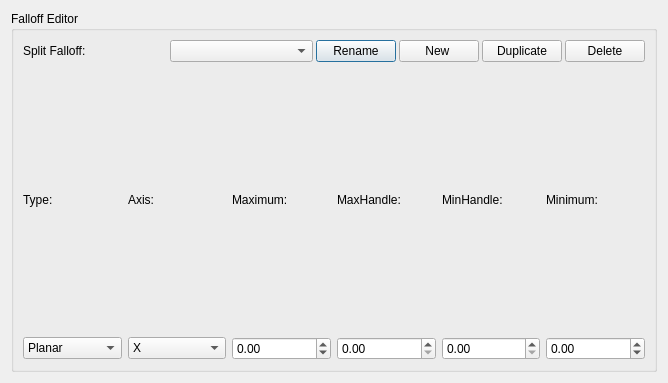
<?xml version="1.0" encoding="UTF-8"?>
<ui version="4.0">
 <class>Dialog</class>
 <widget class="QDialog" name="Dialog">
  <property name="geometry">
   <rect>
    <x>0</x>
    <y>0</y>
    <width>668</width>
    <height>383</height>
   </rect>
  </property>
  <property name="windowTitle">
   <string>Dialog</string>
  </property>
  <layout class="QVBoxLayout" name="verticalLayout">
   <item>
    <widget class="QGroupBox" name="uiFalloffSettingsGRP">
     <property name="enabled">
      <bool>true</bool>
     </property>
     <property name="title">
      <string>Falloff Editor</string>
     </property>
     <layout class="QVBoxLayout" name="verticalLayout_2">
      <item>
       <layout class="QHBoxLayout" name="horizontalLayout_13">
        <property name="spacing">
         <number>3</number>
        </property>
        <item>
         <widget class="QLabel" name="uiShapeFalloffLBL">
          <property name="text">
           <string>Split Falloff:</string>
          </property>
         </widget>
        </item>
        <item>
         <widget class="QComboBox" name="uiShapeFalloffCBOX">
          <property name="editable">
           <bool>false</bool>
          </property>
          <property name="currentIndex">
           <number>-1</number>
          </property>
         </widget>
        </item>
        <item>
         <widget class="QPushButton" name="uiShapeFalloffRenameBTN">
          <property name="sizePolicy">
           <sizepolicy hsizetype="Maximum" vsizetype="Fixed">
            <horstretch>0</horstretch>
            <verstretch>0</verstretch>
           </sizepolicy>
          </property>
          <property name="text">
           <string>Rename</string>
          </property>
          <property name="bgColor" stdset="0">
           <string>lightRed</string>
          </property>
         </widget>
        </item>
        <item>
         <widget class="QPushButton" name="uiShapeFalloffNewBTN">
          <property name="sizePolicy">
           <sizepolicy hsizetype="Maximum" vsizetype="Fixed">
            <horstretch>0</horstretch>
            <verstretch>0</verstretch>
           </sizepolicy>
          </property>
          <property name="text">
           <string>New </string>
          </property>
          <property name="bgColor" stdset="0">
           <string>lightRed</string>
          </property>
         </widget>
        </item>
        <item>
         <widget class="QPushButton" name="uiShapeFalloffDuplicateBTN">
          <property name="sizePolicy">
           <sizepolicy hsizetype="Maximum" vsizetype="Fixed">
            <horstretch>0</horstretch>
            <verstretch>0</verstretch>
           </sizepolicy>
          </property>
          <property name="text">
           <string>Duplicate</string>
          </property>
          <property name="bgColor" stdset="0">
           <string>lightRed</string>
          </property>
         </widget>
        </item>
        <item>
         <widget class="QPushButton" name="uiShapeFalloffDeleteBTN">
          <property name="sizePolicy">
           <sizepolicy hsizetype="Maximum" vsizetype="Fixed">
            <horstretch>0</horstretch>
            <verstretch>0</verstretch>
           </sizepolicy>
          </property>
          <property name="text">
           <string>Delete</string>
          </property>
          <property name="bgColor" stdset="0">
           <string>lightRed</string>
          </property>
         </widget>
        </item>
       </layout>
      </item>
      <item>
       <layout class="QVBoxLayout" name="uiFalloffLAY"/>
      </item>
      <item>
       <layout class="QGridLayout" name="gridLayout">
        <item row="0" column="0">
         <widget class="QLabel" name="label">
          <property name="text">
           <string>Type:</string>
          </property>
         </widget>
        </item>
        <item row="0" column="1">
         <widget class="QLabel" name="label_2">
          <property name="text">
           <string>Axis:</string>
          </property>
         </widget>
        </item>
        <item row="0" column="2">
         <widget class="QLabel" name="label_6">
          <property name="text">
           <string>Maximum:</string>
          </property>
         </widget>
        </item>
        <item row="0" column="3">
         <widget class="QLabel" name="label_5">
          <property name="text">
           <string>MaxHandle:</string>
          </property>
         </widget>
        </item>
        <item row="0" column="4">
         <widget class="QLabel" name="label_4">
          <property name="text">
           <string>MinHandle:</string>
          </property>
         </widget>
        </item>
        <item row="0" column="5">
         <widget class="QLabel" name="label_3">
          <property name="text">
           <string>Minimum:</string>
          </property>
         </widget>
        </item>
        <item row="1" column="0">
         <widget class="QComboBox" name="uiFalloffTypeCBOX">
          <item>
           <property name="text">
            <string>Planar</string>
           </property>
          </item>
          <item>
           <property name="text">
            <string>Map</string>
           </property>
          </item>
         </widget>
        </item>
        <item row="1" column="1">
         <widget class="QComboBox" name="uiFalloffAxisCBOX">
          <item>
           <property name="text">
            <string>X</string>
           </property>
          </item>
          <item>
           <property name="text">
            <string>Y</string>
           </property>
          </item>
          <item>
           <property name="text">
            <string>Z</string>
           </property>
          </item>
         </widget>
        </item>
        <item row="1" column="2">
         <widget class="QDoubleSpinBox" name="uiFalloffMaxSPN">
          <property name="minimum">
           <double>-99.989999999999995</double>
          </property>
          <property name="singleStep">
           <double>0.100000000000000</double>
          </property>
         </widget>
        </item>
        <item row="1" column="3">
         <widget class="QDoubleSpinBox" name="uiFalloffMaxHandleSPN">
          <property name="maximum">
           <double>1.000000000000000</double>
          </property>
          <property name="singleStep">
           <double>0.010000000000000</double>
          </property>
         </widget>
        </item>
        <item row="1" column="4">
         <widget class="QDoubleSpinBox" name="uiFalloffMinHandleSPN">
          <property name="maximum">
           <double>1.000000000000000</double>
          </property>
          <property name="singleStep">
           <double>0.010000000000000</double>
          </property>
         </widget>
        </item>
        <item row="1" column="5">
         <widget class="QDoubleSpinBox" name="uiFalloffMinSPN">
          <property name="minimum">
           <double>-99.989999999999995</double>
          </property>
          <property name="singleStep">
           <double>0.100000000000000</double>
          </property>
         </widget>
        </item>
       </layout>
      </item>
     </layout>
    </widget>
   </item>
  </layout>
 </widget>
 <resources/>
 <connections/>
</ui>
